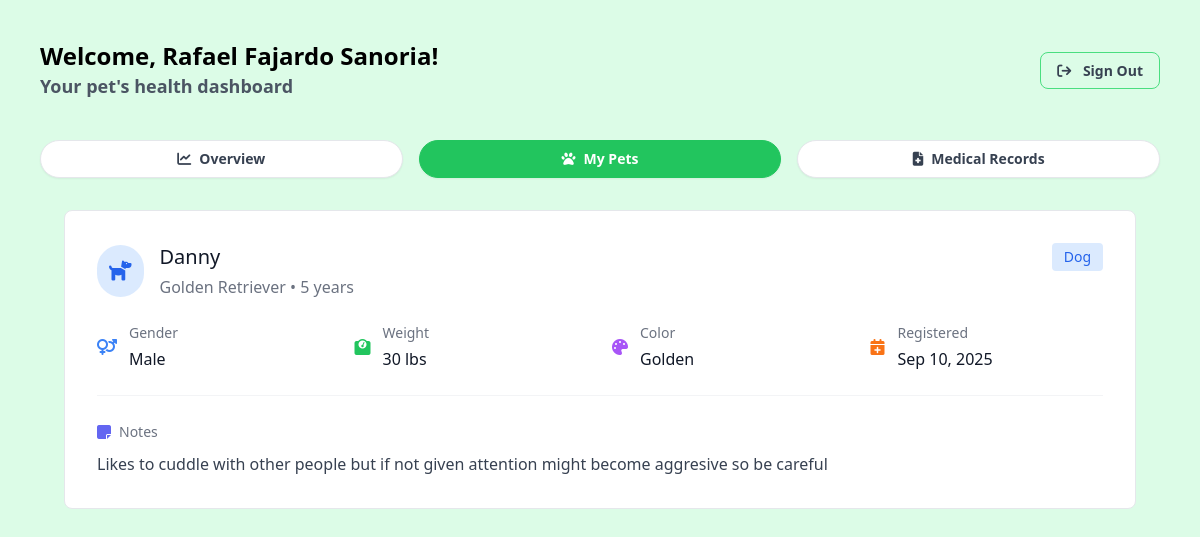
Screenshot of /owner/my-pets.php (signed in) with the database file from the repository.
### tables this page shows
CREATE TABLE `owners` (
  `id` bigint(20) NOT NULL,
  `user_id` bigint(20) DEFAULT NULL,
  `name` text NOT NULL,
  `email` text DEFAULT NULL,
  `phone` varchar(32) DEFAULT NULL,
  `emergency` varchar(32) DEFAULT NULL,
  `address` longtext NOT NULL,
  `created_at` timestamp NOT NULL DEFAULT current_timestamp() ON UPDATE current_timestamp(),
  `status` enum('active','inactive') NOT NULL DEFAULT 'active'
);

CREATE TABLE `pets` (
  `id` int(10) UNSIGNED NOT NULL,
  `owner_id` bigint(20) DEFAULT NULL,
  `name` text NOT NULL,
  `species` text NOT NULL,
  `breed` text DEFAULT NULL,
  `age` int(11) DEFAULT NULL,
  `gender` enum('Male','Female') DEFAULT NULL,
  `weight` varchar(255) DEFAULT NULL,
  `color` varchar(255) DEFAULT NULL,
  `notes` longtext DEFAULT NULL,
  `registered_at` timestamp NOT NULL DEFAULT current_timestamp() ON UPDATE current_timestamp()
);

### functions/session.php (called while the page is built, shortened)
<?php
class SessionManager
{
    public static function isLoggedIn(): bool
    {
        return isset($_SESSION['user_id']);
    }
    public static function getUser(PDO $pdo): ?array
    {
        $userId = $_SESSION['user_id'];
        $accessType = $_SESSION['access_type'] ?? null;
        if ($accessType === 'owner') {
            $stmt = $pdo->prepare("
            SELECT o.id AS owner_id, o.name, o.email, o.phone, o.address, o.status, o.created_at,
                   u.id AS user_id, u.email, u.access_type
            FROM owners o
            INNER JOIN users u ON o.user_id = u.id
            WHERE u.id = ?
        ");
            $stmt->execute([$userId]);
            return $stmt->fetch(PDO::FETCH_ASSOC) ?: null;
        }
    }
}
?>

### helpers/fetch.php (called while the page is built, shortened)
<?php
function fetchAllData(PDO $pdo, string $query, array $params = []): array
{
    $stmt = $pdo->prepare($query);
    $stmt->execute($params);
    return $stmt->fetchAll(PDO::FETCH_ASSOC);
}

### owner/my-pets.php (the view, shortened to what this page needs)
<?php
require_once '../functions/session.php';
include_once '../config/config.php';
require_once '../helpers/fetch.php';
$client = SessionManager::getUser($pdo);
?>
<!DOCTYPE html>
<html lang="en">
<head>
    <script src="https://cdn.tailwindcss.com"></script>
    <link href="https://cdnjs.cloudflare.com/ajax/libs/font-awesome/6.4.0/css/all.min.css" rel="stylesheet">
</head>
<body class="bg-green-100">
    <?php
    include_once '../includes/owner-header.php';
    ?>
    <main class="max-w-[1400px] mx-auto px-4 md:px-8 lg:px-16 py-8">
        <div class="space-y-4 md:space-y-6">
            <?php
            $pets = fetchAllData(
                $pdo,
                "SELECT * FROM pets WHERE owner_id = ?",
                [$client['owner_id']]
            );
            $speciesData = [
                'Dog' => ['icon' => 'fa-dog', 'color' => 'text-blue-600', 'bg' => 'bg-blue-100'],
                'Cat' => ['icon' => 'fa-cat', 'color' => 'text-purple-600', 'bg' => 'bg-purple-100'],
                'Bird' => ['icon' => 'fa-dove', 'color' => 'text-green-600', 'bg' => 'bg-green-100'],
                'Fish' => ['icon' => 'fa-fish', 'color' => 'text-teal-600', 'bg' => 'bg-teal-100'],
                'Rabbit' => ['icon' => 'fa-rabbit', 'color' => 'text-pink-600', 'bg' => 'bg-pink-100'],
                'Hamster' => ['icon' => 'fa-mouse', 'color' => 'text-orange-600', 'bg' => 'bg-orange-100'],
                'default' => ['icon' => 'fa-paw', 'color' => 'text-gray-600', 'bg' => 'bg-gray-100']
            ];
            if ($pets) {
                foreach ($pets as $pet) {
                    $species = $pet['species'] ?? 'default';
                    $speciesInfo = $speciesData[$species] ?? $speciesData['default'];
                    ?>
                    <div class="bg-white border border-gray-200 rounded-lg p-4 md:p-8">
                        <div class="pet-header flex justify-between items-start mb-4 md:mb-6">
                            <div class="flex items-center w-full md:w-auto">
                                <div class="<?= $speciesInfo['bg'] ?> rounded-full p-2 md:p-3 mr-3 md:mr-4 flex-shrink-0">
                                    <i
                                        class="fas <?= $speciesInfo['icon'] ?> <?= $speciesInfo['color'] ?> text-lg md:text-xl"></i>
                                </div>
                                <div class="min-w-0 flex-1">
                                    <h2 class="text-lg md:text-xl font-medium text-gray-900 mb-1 truncate">
                                        <?= htmlspecialchars($pet['name']); ?>
                                    </h2>
                                    <p class="text-sm md:text-base text-gray-500">
                                        <?= htmlspecialchars($pet['breed']); ?> •
                                        <?= htmlspecialchars($pet['age']); ?> years
                                    </p>
                                </div>
                            </div>
                            <span
                                class="species-badge <?= $speciesInfo['bg'] ?> <?= $speciesInfo['color'] ?> px-2 md:px-3 py-1 rounded text-xs md:text-sm font-medium whitespace-nowrap">
                                <?= htmlspecialchars($pet['species']); ?>
                            </span>
                        </div>
                        <div class="pet-info-grid grid grid-cols-2 md:grid-cols-4 gap-3 md:gap-6 mb-4 md:mb-6">
                            <div class="flex items-start md:items-center">
                                <i
                                    class="fas fa-venus-mars text-blue-500 mr-2 md:mr-3 text-sm md:text-base mt-1 md:mt-0 flex-shrink-0"></i>
                                <div class="min-w-0 flex-1">
                                    <p class="text-xs md:text-sm text-gray-500 mb-1">Gender</p>
                                    <p class="text-sm md:text-base text-gray-900"><?= htmlspecialchars($pet['gender']); ?></p>
                                </div>
                            </div>
                            <div class="flex items-start md:items-center">
                                <i
                                    class="fas fa-weight text-green-500 mr-2 md:mr-3 text-sm md:text-base mt-1 md:mt-0 flex-shrink-0"></i>
                                <div class="min-w-0 flex-1">
                                    <p class="text-xs md:text-sm text-gray-500 mb-1">Weight</p>
                                    <p class="text-sm md:text-base text-gray-900"><?= htmlspecialchars($pet['weight']); ?></p>
                                </div>
                            </div>
                            <div class="flex items-start md:items-center">
                                <i
                                    class="fas fa-palette text-purple-500 mr-2 md:mr-3 text-sm md:text-base mt-1 md:mt-0 flex-shrink-0"></i>
                                <div class="min-w-0 flex-1">
                                    <p class="text-xs md:text-sm text-gray-500 mb-1">Color</p>
                                    <p class="text-sm md:text-base text-gray-900"><?= htmlspecialchars($pet['color']); ?></p>
                                </div>
                            </div>
                            <div class="flex items-start md:items-center">
                                <i
                                    class="fas fa-calendar-plus text-orange-500 mr-2 md:mr-3 text-sm md:text-base mt-1 md:mt-0 flex-shrink-0"></i>
                                <div class="min-w-0 flex-1">
                                    <p class="text-xs md:text-sm text-gray-500 mb-1">Registered</p>
                                    <p class="text-sm md:text-base text-gray-900">
                                        <?= date('M d, Y', strtotime($pet['registered_at'])); ?>
                                    </p>
                                </div>
                            </div>
                        </div>
                        <?php if (!empty($pet['notes'])): ?>
                            <div class="border-t border-gray-100 pt-4 md:pt-6">
                                <div class="flex items-center mb-2">
                                    <i class="fas fa-sticky-note text-indigo-500 mr-2 text-sm md:text-base"></i>
                                    <p class="text-xs md:text-sm text-gray-500 font-medium">Notes</p>
                                </div>
                                <p class="text-sm md:text-base text-gray-700 leading-relaxed">
                                    <?= nl2br(htmlspecialchars($pet['notes'])); ?>
                                </p>
                            </div>
                        <?php endif; ?>
                    </div>
                    <?php
                }
            }
            ?>
        </div>
    </main>
</body>
</html>

### includes/owner-header.php (shortened to what this page needs)
<header class="max-w-[1400px] mx-auto">
    <section class="p-4 md:p-10 w-full flex flex-row items-center justify-between space-y-0">
        <div class="flex-1">
            <div class="flex items-center space-x-2">
                <?php if ($client): ?>
                    <h1 class="font-bold text-base sm:text-lg md:text-2xl">
                        Welcome, <?= htmlspecialchars($client['name']); ?>!
                    </h1>
                <?php endif; ?>
            </div>
            <h2 class="text-xs sm:text-sm md:text-lg font-semibold text-gray-600">
                Your pet's health dashboard
            </h2>
        </div>
        <div class="flex-shrink-0">
            <a class="text-gray-700 text-xs sm:text-sm font-semibold border border-green-400 px-3 py-2 md:px-4 rounded-lg hover:bg-green-300 transition-colors"
                href="../logout.php">
                <i class="fa-solid fa-arrow-right-from-bracket mr-2"></i>
                <span class="hidden sm:inline">Sign Out</span>
            </a>
        </div>
    </section>
    <div class="px-4 md:px-10 w-full">
        <nav class="w-full">
            <ul
                class="flex flex-row justify-between sm:justify-start gap-1 sm:gap-4 text-gray-700 text-xs sm:text-sm font-semibold">
                <a href="../owner/owner-dashboard.php"
                    class="flex-1 text-center shadow-sm py-4 sm:py-2 px-2 sm:px-4 rounded-full border duration-200 hover:border-green-500 <?= basename($_SERVER['PHP_SELF']) == 'owner-dashboard.php' ? 'active' : 'bg-white' ?>">
                    <li class="flex items-center justify-center gap-1 sm:gap-2">
                        <i class="fas fa-chart-line hidden sm:inline"></i>
                        <span>Overview</span>
                    </li>
                </a>
                <a href="../owner/my-pets.php"
                    class="flex-1 text-center shadow-sm py-4 sm:py-2 px-2 sm:px-4 rounded-full border duration-200 hover:border-green-500 <?= basename($_SERVER['PHP_SELF']) == 'my-pets.php' ? 'active' : 'bg-white' ?>">
                    <li class="flex items-center justify-center gap-1 sm:gap-2">
                        <i class="fas fa-paw hidden sm:inline"></i>
                        <span>My Pets</span>
                    </li>
                </a>
                <a href="../owner/medical-records.php"
                    class="flex-1 text-center shadow-sm py-4 sm:py-2 px-2 sm:px-4 rounded-full border duration-200 hover:border-green-500 <?= basename($_SERVER['PHP_SELF']) == 'medical-records.php' ? 'active' : 'bg-white' ?>">
                    <li class="flex items-center justify-center gap-1 sm:gap-2">
                        <i class="fas fa-file-medical hidden sm:inline"></i>
                        <span>Medical Records</span>
                    </li>
                </a>
            </ul>
        </nav>
    </div>
</header>

### includes/owner-header.php (style rules this page uses)
.active { background-color: #22c55e; color: white; border-color: #22c55e; }

### rows the page displays
owners: name "Rafael Fajardo Sanoria"
pets: name "Danny", breed "Golden Retriever", age "5", species "Dog", gender "Male", weight "30 lbs", color "Golden", registered_at "Sep 10, 2025", notes "Likes to cuddle with other people but if not given attention might become aggresive so be careful"
